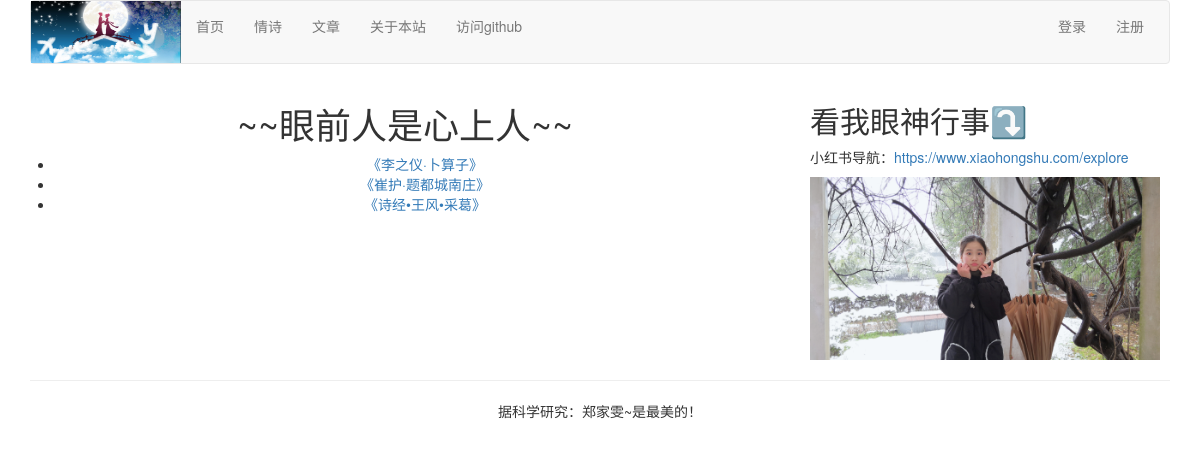
Screenshot of /blog/ with the database file from the repository.
### blog/models.py (models this page shows, shortened)
class BlogArticles (models.Model):
    title = models.CharField(max_length=300)
    author = models.ForeignKey(User,on_delete=models.CASCADE,
                               related_name='blog_posts')
    body = models.TextField()
    publish = models.DateTimeField(default=timezone.now)
    class Meta:
        ordering = ('-publish',)

### blog/views.py (the view)
# urls.py: path('',views.blog_title,name='blog_title'),
def blog_title(request):
    blogs = BlogArticles.objects.all()
    return render(request,'blog/titles.html',{'blogs':blogs})

### templates/blog/titles.html (shortened to what this page needs)
{% extends "base.html" %}
{% load staticfiles %}
{% block content %}
<div class="row">
    <div class="col-xs-12 col-md-8">
    <div class="row text-center vertical-middle-sm">
        <h1>~~眼前人是心上人~~</h1>
        <ul>
        {% for blog in blogs %}
            <li><a href="{{ blog.id }}">{{ blog.title }}</a></li>
        {% endfor %}
        </ul>
    </div>
    </div>
    <div class="col-xs-6 col-md-4">
        <h2>看我眼神行事⤵️</h2>
        <p>小红书导航：<a href="https://www.xiaohongshu.com/explore">https://www.xiaohongshu.com/explore</a></p>
        <img  width="350px" src="{% static '/images/小郑.JPG' %}">
    </div>
</div>
{% endblock %}

### rows the page displays
BlogArticles: title "《李之仪·卜算子》"
BlogArticles: title "《崔护·题都城南庄》"
BlogArticles: title "《诗经•王风•采葛》"
